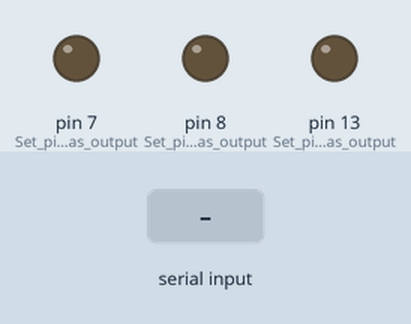
The sketch below on a simulated Arduino Uno, built with avr-gcc and run on an emulated ATmega328P. Shown: output pins drawn as LEDs (lit = HIGH). The test bench sets the inputs (shaded band).

Above: at 1.2 s.
1.3 s: "." received over Serial
At 1.47 s:
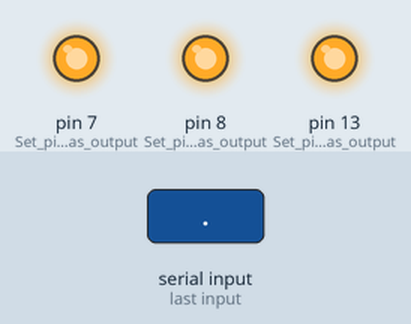
Timing chart, 0 to 4.3 s (numbered marks = the images above; inputs shaded):
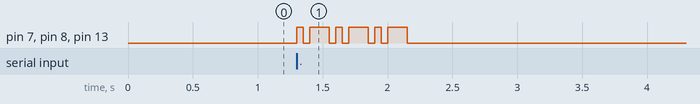

The sketch:

TRANSMITTERCODE.ino
```cpp
const char* MorseTable[] = {
    NULL, NULL, NULL, NULL, NULL, NULL, NULL, NULL,
    NULL, NULL, NULL, NULL, NULL, NULL, NULL, NULL,
    NULL, NULL, NULL, NULL, NULL, NULL, NULL, NULL,
    NULL, NULL, NULL, NULL, NULL, NULL, NULL, NULL,
    // space, !, ", #, $, %, &, '
    NULL, "-.-.--", ".-..-.", NULL, NULL, NULL, NULL, ".----.",
    // ( ) * + , - . /
    "-.--.", "-.--.-", NULL, ".-.-.", "--..--", "-....-", ".-.-.-", "-..-.",
    // 0 1 2 3 4 5 6 7
    "-----", ".----", "..---", "...--", "....-", ".....", "-....", "--...",
    // 8 9 : ; < = > ?
    "---..", "----.", "---...", "-.-.-.", NULL, "-...-", NULL, "..--..",
    // @ A B C D E F G
    ".--.-.", ".-", "-...", "-.-.", "-..", ".", "..-.", "--.",
    // H I J K L M N O
    "....", "..", ".---", "-.-", ".-..", "--", "-.", "---",
    // P Q R S T U V W
    ".--.", "--.-", ".-.", "...", "-", "..-", "...-", ".--",
    // X Y Z [ \ ] ^ _
    "-..-", "-.--", "--..", NULL, NULL, NULL, NULL, "..--.-",
    // ' a b c d e f g
    NULL, ".-", "-...", "-.-.", "-..", ".", "..-.", "--.",
    // h i j k l m n o
    "....", "..", ".---", "-.-", ".-..", "--", "-.", "---",
    // p q r s t u v w
    ".--.", "--.-", ".-.", "...", "-", "..-", "...-", ".--",
    // x y z { | } ~ DEL
    "-..-", "-.--", "--..", NULL, NULL, NULL, NULL, NULL,
};

int dotLength = 50;
int dashLength = dotLength * 3;

void setup() {
    pinMode(13, OUTPUT);  // Set pin 13 as output
    pinMode(8, OUTPUT);   // Set pin 8 as output
    pinMode(7, OUTPUT);   // Set pin 7 as output
    Serial.begin(9600);   // Start serial communication at 9600 baud
}

void flashDashDot(const char* morseCode) {
    int i = 0;
    while (morseCode[i] != '\0') {   // Loop until the end of the morse code string
        if (morseCode[i] == '.') {
            dot();                   // Call the dot function
        } else if (morseCode[i] == '-') {
            dash();                  // Call the dash function
        }
        i++;                          // Move to the next character in the string
    }
}

void loop() {
    char ch;
    if (Serial.available()) {         // Check if data is available to read
        ch = Serial.read();           // Read one character from the serial port

        // Ensure the character is within the valid range of the Morse table
        if (ch >= 0 && ch < sizeof(MorseTable) / sizeof(MorseTable[0]) && MorseTable[ch] != NULL) {
            flashDashDot(MorseTable[ch]);  // Flash the corresponding morse code
            delay(dotLength * 2);          // Add a delay between characters
        } else {
            Serial.println("Unsupported character."); // Handle unsupported characters
        }
    }
}

void dot() {
    digitalWrite(13, HIGH);  // Turn on the LEDs
    digitalWrite(8, HIGH);
    digitalWrite(7, HIGH);
    delay(dotLength);        // Wait for the duration of a dot
    digitalWrite(13, LOW);   // Turn off the LEDs
    digitalWrite(8, LOW);
    digitalWrite(7, LOW);
    delay(dotLength);        // Inter-dot gap
}

void dash() {
    digitalWrite(13, HIGH);  // Turn on the LEDs
    digitalWrite(8, HIGH);
    digitalWrite(7, HIGH);
    delay(dashLength);       // Wait for the duration of a dash
    digitalWrite(13, LOW);   // Turn off the LEDs
    digitalWrite(8, LOW);
    digitalWrite(7, LOW);
    delay(dotLength);        // Inter-dash gap
}
```

Measured:
- after the input at 1.3 s, pin 7 (Set_pin_7_as_output), pin 8 (Set_pin_8_as_output), pin 13 (Set_pin_13_as_output): LOW → HIGH at once, then repeats every 0.30 s: LOW 0.05 s, HIGH 0.15 s, LOW 0.05 s, HIGH 0.05 s, until it stays LOW from 2.2 s
